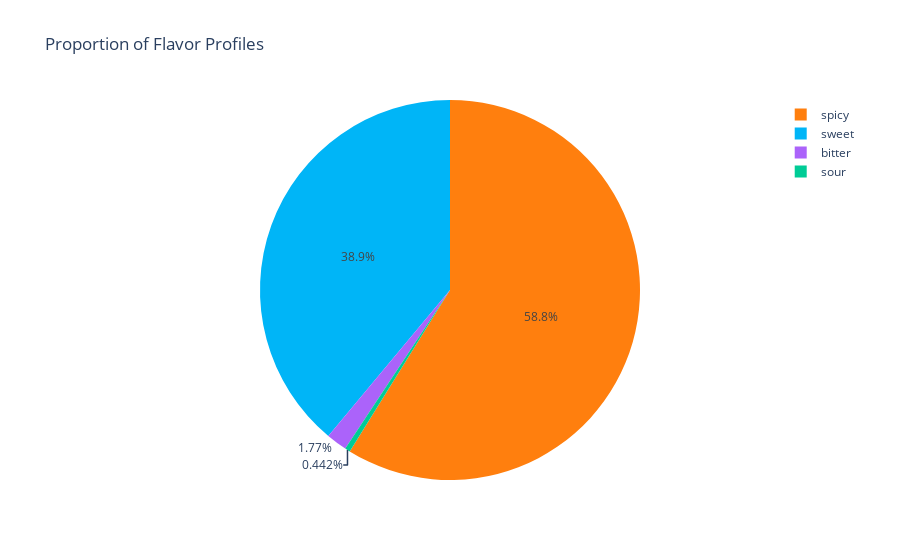

Notebook code cell kept with this figure:
### Markdown cell above
### V. Proportion of Flavour Profiles

### Code cell
pie_df = df.flavor_profile.value_counts().reset_index()
pie_df.columns = ['flavor','count']
fig=px.pie(pie_df, values='count', names='flavor', title='Proportion of Flavor Profiles',
             color_discrete_sequence=['#FF7F0E', '#00B5F7','#AB63FA','#00CC96'])
fig.show()

### Figure 1 — Plotly figure (JSON) as saved in the notebook; plotly's stock layout.template omitted (floating-point values rounded to 4 significant figures)
{"data": [{"domain": {"x": [0, 1], "y": [0, 1]}, "hovertemplate": "flavor=%{label}<br>count=%{value}<extra></extra>", "labels": ["spicy", "sweet", "bitter", "sour"], "legendgroup": "", "name": "", "showlegend": true, "type": "pie", "values": [133, 88, 4, 1]}], "layout": {"legend": {"tracegroupgap": 0}, "piecolorway": ["#FF7F0E", "#00B5F7", "#AB63FA", "#00CC96"], "title": {"text": "Proportion of Flavor Profiles"}}}
